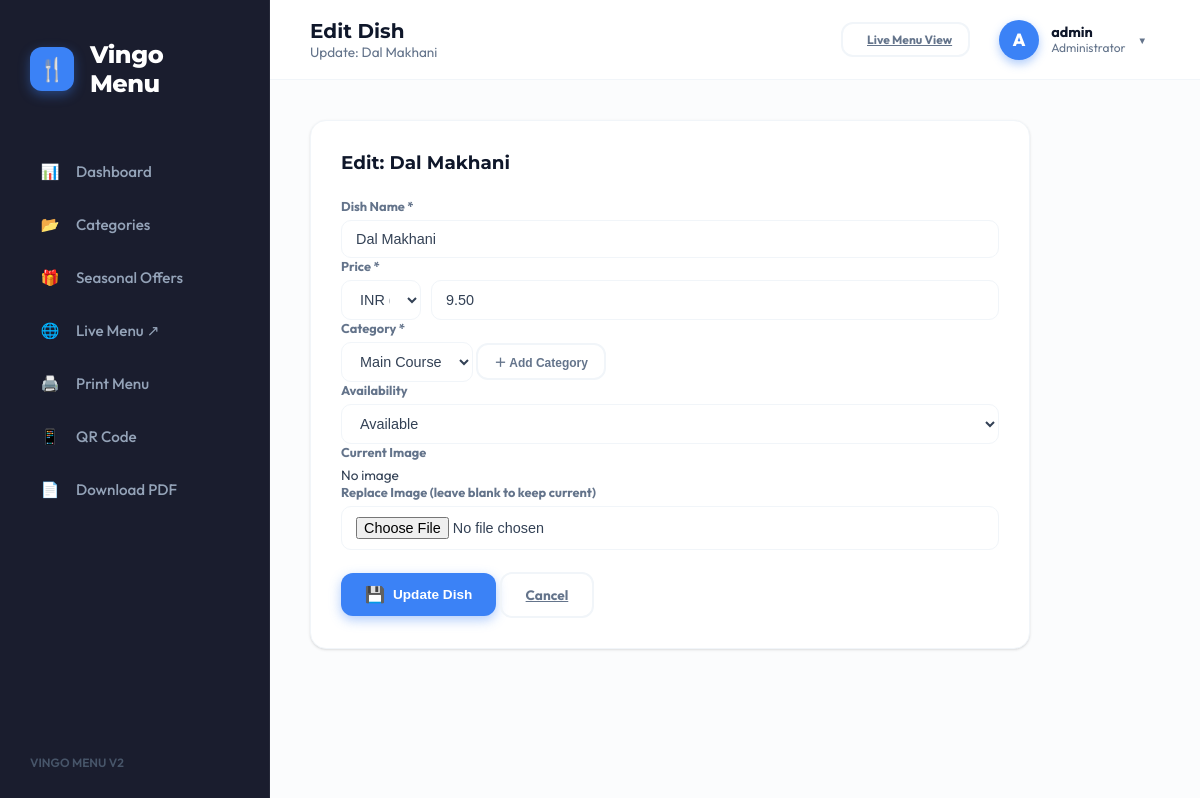
Screenshot of /admin/edit-item.php?id=4 (signed in) with the database file from the repository.
### tables this page shows
CREATE TABLE IF NOT EXISTS dishes (
  id           INT            NOT NULL AUTO_INCREMENT,
  name         VARCHAR(150)   NOT NULL,
  price        DECIMAL(10,2)  NOT NULL DEFAULT 0.00,
  category_id  INT            NOT NULL,
  image        VARCHAR(255)   DEFAULT NULL,
  availability ENUM('Available','Not Available') NOT NULL DEFAULT 'Available',
  created_at   TIMESTAMP      NOT NULL DEFAULT CURRENT_TIMESTAMP,
  PRIMARY KEY (id),
  CONSTRAINT fk_dish_cat
    FOREIGN KEY (category_id) REFERENCES categories(id)
    ON DELETE CASCADE ON UPDATE CASCADE
);

CREATE TABLE IF NOT EXISTS categories (
  id   INT          NOT NULL AUTO_INCREMENT,
  name VARCHAR(100) NOT NULL,
  PRIMARY KEY (id),
  UNIQUE KEY uq_cat_name (name)
);

### admin/edit-item.php (the view, shortened to what this page needs)
<?php
require_once __DIR__ . '/../includes/db.php';
$id = intval($_GET['id'] ?? 0);
$s = $conn->prepare("SELECT * FROM dishes WHERE id = ?");
$s->bind_param('i', $id);
$s->execute();
$dish = $s->get_result()->fetch_assoc();
$categories = $conn->query("SELECT * FROM categories ORDER BY name")->fetch_all(MYSQLI_ASSOC);
?>
<!DOCTYPE html>
<html lang="en">
<head>
  <link rel="stylesheet" href="../assets/css/menu-style.css?v=<?= time() ?>">
</head>
<body>
<?php include __DIR__ . '/partials/sidebar.php'; ?>
<div class="main">
  <div class="topbar">
    <div class="topbar-left" style="display:flex; align-items:center; gap:16px">
      <div>
        <h1>Edit Dish</h1>
        <p class="meta">Update: <?= htmlspecialchars($dish['name']) ?></p>
      </div>
    </div>
    <div class="topbar-right" style="display:flex; gap:16px; align-items:center">
      <a href="../menu.php" target="_blank" class="btn btn-outline btn-sm">
        <span class="live-dot"></span> Live Menu View
      </a>
      <?php include __DIR__ . '/partials/topbar_user.php'; ?>
    </div>
  </div>
  <div class="content">
    <div class="card" style="max-width:720px">
      <div class="card-title">Edit: <?= htmlspecialchars($dish['name']) ?></div>
      <form method="POST" enctype="multipart/form-data" novalidate>
        <div class="form-grid">
          <div class="form-group">
            <label for="name">Dish Name <span class="req">*</span></label>
            <input type="text" id="name" name="name" required value="<?= htmlspecialchars($dish['name']) ?>">
          </div>
          <div class="form-group">
            <label>Price *</label>
            <div style="display:grid; grid-template-columns: 80px 1fr; gap: 10px">
              <select name="currency" required>
                <option value="INR" <?= $dish['currency'] === 'INR' ? 'selected' : '' ?>>INR (₹)</option>
              </select>
              <input type="number" name="price" required min="0" step="0.01" value="<?= htmlspecialchars($dish['price']) ?>">
            </div>
          </div>
          <div class="form-group">
            <label for="category_id">Category <span class="req">*</span></label>
            <div class="input-row">
              <select id="category_id" name="category_id" required>
                <?php foreach ($categories as $c): ?>
                  <option value="<?= $c['id'] ?>" <?= $dish['category_id'] == $c['id'] ? 'selected' : '' ?>>
                    <?= htmlspecialchars($c['name']) ?>
                  </option>
                <?php endforeach; ?>
              </select>
              <button type="button" id="btn-add-category" class="btn btn-outline btn-sm">＋ Add Category</button>
            </div>
          </div>
          <div class="form-group">
            <label for="availability">Availability</label>
            <select id="availability" name="availability">
              <option value="Available"     <?= $dish['availability']==='Available'     ? 'selected':'' ?>>Available</option>
            </select>
          </div>
          <div class="form-group full">
            <label>Current Image</label>
            <?php if ($dish['image'] && file_exists(__DIR__ . '/../uploads/' . $dish['image'])): ?>
              <img src="../uploads/<?= htmlspecialchars($dish['image']) ?>" alt="" class="img-thumb">
            <?php else: ?>
              <span style="color:var(--muted);font-size:.85rem">No image</span>
            <?php endif; ?>
          </div>
          <div class="form-group full">
            <label for="image">Replace Image <span class="hint">(leave blank to keep current)</span></label>
            <input type="file" id="image" name="image" accept="image/*">
          </div>
        </div>
        <div class="btn-grp" style="margin-top:22px">
          <button type="submit" class="btn btn-primary">
            <span style="font-size:1rem">💾</span> Update Dish
          </button>
          <a href="dashboard.php" class="btn btn-outline">Cancel</a>
        </div>
      </form>
    </div>
  </div>
</div>
</body>
</html>

### assets/css/menu-style.css (style rules this page uses)
:root { --bg: #fbfcfd; --surface: #ffffff; --sidebar: #1a1d2e; --sidebar-h: #252b45; --accent: #3b82f6; --accent-glow: rgba(59, 130, 246, 0.4); --success: #10b981; --danger: #f43f5e; --warn: #f59e0b; --text: #334155; --text-light: #64748b; --border: #f1f5f9; --radius-sm: 10px; --radius-md: 16px; --radius-lg: 24px; --shadow: 0 1px 3px 0 rgba(0, 0, 0, 0.1), 0 1px 2px -1px rgba(0, 0, 0, 0.1); --shadow-hover: 0 10px 15px -3px rgba(0, 0, 0, 0.1), 0 4px 6px -4px rgba(0, 0, 0, 0.1); --glow: 0 0 20px rgba(59, 130, 246, 0.15); --transition: all 0.25s cubic-bezier(0.4, 0, 0.2, 1); --sidebar-w: 270px; }
* { box-sizing: border-box; margin: 0; padding: 0; outline: none !important; }
html { scroll-behavior: smooth; }
body { font-family: 'Outfit', sans-serif; background: var(--bg); color: var(--text); display: flex; min-height: 100vh; -webkit-font-smoothing: antialiased; }
.main { flex: 1; margin-left: var(--sidebar-w); display: flex; flex-direction: column; }
.topbar { height: 80px; background: rgba(255, 255, 255, 0.85); backdrop-filter: blur(10px); padding: 0 40px; display: flex; align-items: center; justify-content: space-between; position: sticky; top: 0; z-index: 900; border-bottom: 1px solid var(--border); }
.topbar h1 { font-family: 'Montserrat', sans-serif; font-size: 1.25rem; font-weight: 700; color: #0f172a; }
.topbar .meta { font-size: 0.85rem; color: var(--text-light); }
.content { padding: 40px; max-width: 1400px; width: 100%; margin: 0 auto; }
.card { background: var(--surface); border-radius: var(--radius-md); padding: 30px; margin-bottom: 30px; box-shadow: var(--shadow); border: 1px solid var(--border); }
.card-title { font-family: 'Montserrat', sans-serif; font-size: 1.15rem; font-weight: 700; margin-bottom: 24px; color: #0f172a; display: flex; align-items: center; gap: 12px; }
.form-group { display: flex; flex-direction: column; gap: 6px; }
label { font-size: 0.8rem; font-weight: 700; color: var(--text-light); }
input, select, textarea { padding: 10px 14px; border: 1.5px solid var(--border); border-radius: 10px; font-size: 0.9rem; color: var(--text); background: #fff; transition: var(--transition); }
.btn { padding: 12px 24px; border-radius: 12px; font-weight: 700; font-size: 0.85rem; cursor: pointer; border: none; display: inline-flex; align-items: center; gap: 8px; transition: var(--transition); }
.btn-primary { background: var(--accent); color: #fff; box-shadow: 0 4px 12px var(--accent-glow); }
.btn-outline { background: transparent; border: 2px solid var(--border); color: var(--text-light); }
.btn-sm { padding: 8px 16px; font-size: 0.75rem; }

### rows the page displays
dishes: name "Dal Makhani", price "9.50", category_id "Main Course", availability "Available"

### other values shown
$icon "📊 📂 🎁 🖨️ 📱"
$label "Dashboard Categories Seasonal Offers Print Menu QR Code"
$avatar_char "A"
$sess_user "admin"
